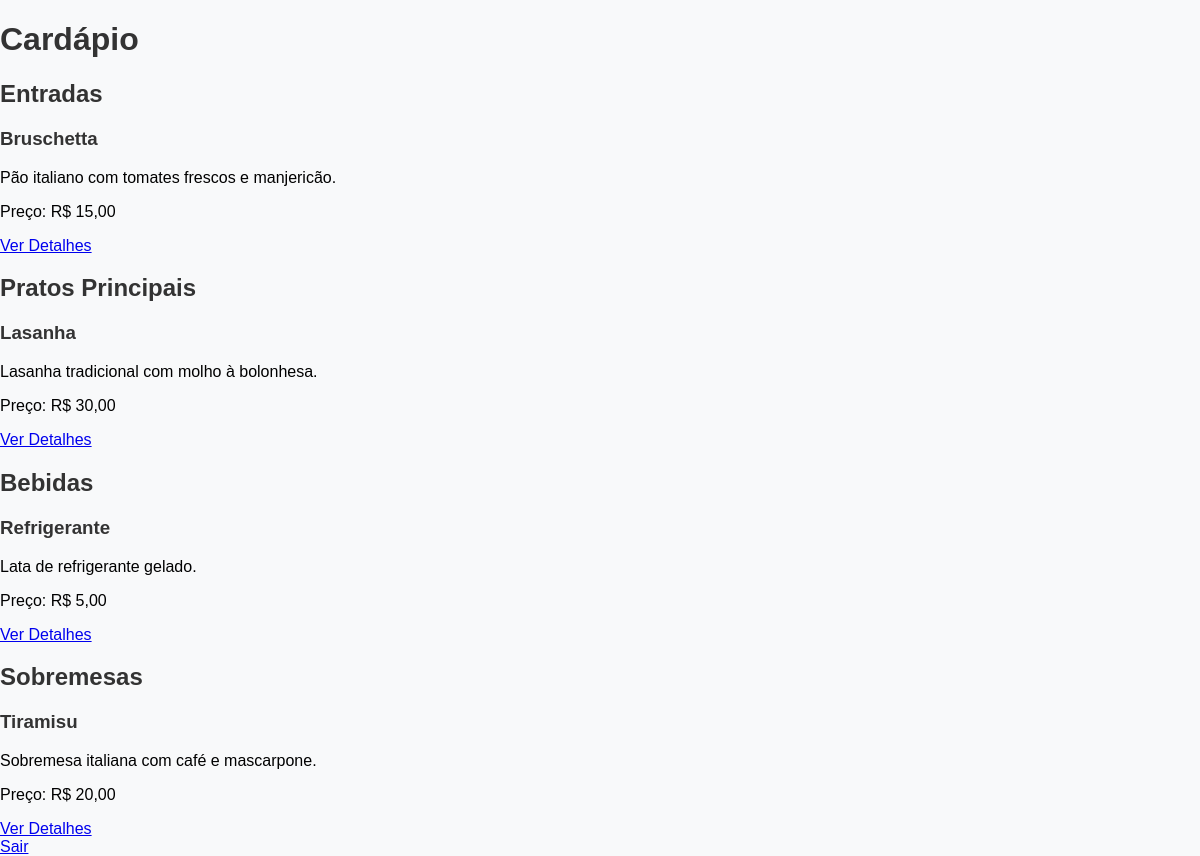
The app's page /cardapio.php (signed in) with its own data.
### tables this page shows
CREATE TABLE tb_categoria (
    id INT AUTO_INCREMENT PRIMARY KEY,
    nome VARCHAR(255) NOT NULL
);

CREATE TABLE tb_itens (
    id INT AUTO_INCREMENT PRIMARY KEY,
    idCategoria INT,
    nome VARCHAR(255) NOT NULL,
    descricao TEXT,
    foto BLOB,
    preco DECIMAL(10, 2) NOT NULL,
    FOREIGN KEY (idCategoria) REFERENCES tb_categoria(id)
);

### cardapio.php (the view, shortened to what this page needs)
<?php
include 'conexao.php';
$queryCategorias = $conn->query("SELECT * FROM tb_categoria");
$categorias = $queryCategorias->fetchAll(PDO::FETCH_ASSOC);
$queryItens = $conn->query("SELECT i.*, c.nome AS categoria
                            FROM tb_itens i
                            JOIN tb_categoria c ON i.idCategoria = c.id");
$itens = $queryItens->fetchAll(PDO::FETCH_ASSOC);
?>
<!DOCTYPE html>
<html lang="pt-BR">
<head>
    <link rel="stylesheet" href="css/estilo.css">
</head>
<body>
    <div class="cardapio-container">
        <h1>Cardápio</h1>
        <div class="categorias">
            <?php foreach ($categorias as $categoria): ?>
                <h2><?= htmlspecialchars($categoria['nome']) ?></h2>
                <div class="itens">
                    <?php foreach ($itens as $item): ?>
                        <?php if ($item['idCategoria'] == $categoria['id']): ?>
                            <div class="item">
                                <h3><?= htmlspecialchars($item['nome']) ?></h3>
                                <p><?= htmlspecialchars($item['descricao']) ?></p>
                                <p>Preço: R$ <?= number_format($item['preco'], 2, ',', '.') ?></p>
                                <a href="detalhes.php?id=<?= $item['id'] ?>">Ver Detalhes</a>
                            </div>
                        <?php endif; ?>
                    <?php endforeach; ?>
                </div>
            <?php endforeach; ?>
        </div>
        <a href="logout.php">Sair</a>
    </div>
</body>
</html>

### css/estilo.css (style rules this page uses)
body { font-family: Arial, sans-serif; background-color: #f8f9fa; margin: 0; padding: 0; }
h1, h2, h3 { color: #333; }

### records on screen
tb_categoria: nome "Entradas"
tb_itens: nome "Bruschetta", descricao "Pão italiano com tomates frescos e manjericão.", preco "15,00"
tb_categoria: nome "Pratos Principais"
tb_itens: nome "Lasanha", descricao "Lasanha tradicional com molho à bolonhesa.", preco "30,00"
tb_categoria: nome "Bebidas"
tb_itens: nome "Refrigerante", descricao "Lata de refrigerante gelado.", preco "5,00"
tb_categoria: nome "Sobremesas"
tb_itens: nome "Tiramisu", descricao "Sobremesa italiana com café e mascarpone.", preco "20,00"
